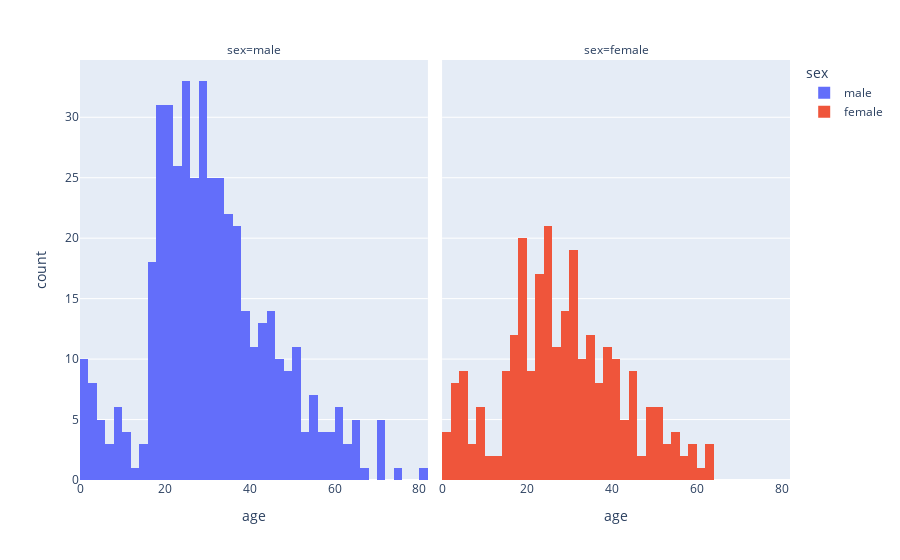

Source (notebook cell):
### Code cell


### Figure 1 — Plotly figure (JSON) as saved in the notebook; plotly's stock layout.template omitted (floating-point values rounded to 4 significant figures; data arrays with more than 128 entries replaced by an {"elided": "..."} marker saying what was removed)
{"data": [{"alignmentgroup": "True", "bingroup": "x", "hovertemplate": "sex=male<br>age=%{x}<br>count=%{y}<extra></extra>", "legendgroup": "male", "marker": {"color": "#636efa", "pattern": {"shape": ""}}, "name": "male", "offsetgroup": "male", "orientation": "v", "showlegend": true, "type": "histogram", "x": {"elided": "577 float values"}, "xaxis": "x", "yaxis": "y"}, {"alignmentgroup": "True", "bingroup": "x", "hovertemplate": "sex=female<br>age=%{x}<br>count=%{y}<extra></extra>", "legendgroup": "female", "marker": {"color": "#EF553B", "pattern": {"shape": ""}}, "name": "female", "offsetgroup": "female", "orientation": "v", "showlegend": true, "type": "histogram", "x": {"elided": "314 float values"}, "xaxis": "x2", "yaxis": "y2"}], "layout": {"annotations": [{"font": {}, "showarrow": false, "text": "sex=male", "x": 0.245, "xanchor": "center", "xref": "paper", "y": 1, "yanchor": "bottom", "yref": "paper"}, {"font": {}, "showarrow": false, "text": "sex=female", "x": 0.755, "xanchor": "center", "xref": "paper", "y": 1, "yanchor": "bottom", "yref": "paper"}], "barmode": "relative", "legend": {"title": {"text": "sex"}, "tracegroupgap": 0}, "margin": {"t": 60}, "xaxis": {"anchor": "y", "domain": [0, 0.49], "title": {"text": "age"}}, "xaxis2": {"anchor": "y2", "domain": [0.51, 1], "matches": "x", "title": {"text": "age"}}, "yaxis": {"anchor": "x", "domain": [0, 1], "title": {"text": "count"}}, "yaxis2": {"anchor": "x2", "domain": [0, 1], "matches": "y", "showticklabels": false}}}
